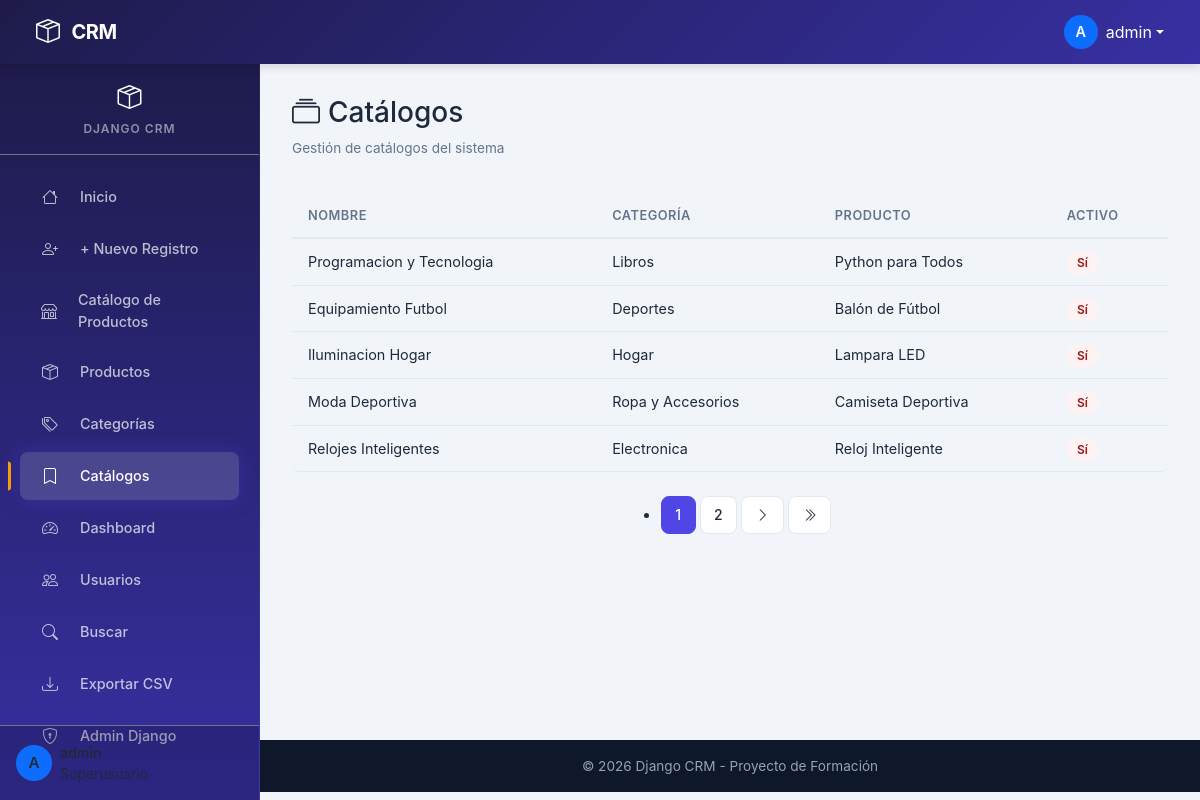
Screenshot of /catalogo/ (signed in) with the database file from the repository.
### catalogo/models.py (models this page shows, shortened)
class Catalogo(BaseModel):
    nombre = models.CharField(max_length=100)
    categoria = models.ForeignKey(Categoria, on_delete=models.CASCADE, related_name="catalogos")
    producto = models.ForeignKey("productos.Producto", on_delete=models.CASCADE, related_name="catalogos")
    activo = models.BooleanField(default=True)
    class Meta:
        verbose_name_plural = "Catalogos"

class Categoria(BaseModel):
    nombre = models.CharField(max_length=100)
    descripcion = models.TextField(blank=True, null=True)
    class Meta:
        verbose_name_plural = "Categorias"

### productos/models.py (models this page shows, shortened)
class Producto(BaseModel):
    nombre = models.CharField(max_length=100)
    descripcion = models.TextField(blank=True, null=True)
    precio = models.DecimalField(max_digits=10, decimal_places=2)
    stock = models.IntegerField(default=0)
    codigo = models.CharField(max_length=50, unique=True)

### catalogo/views.py (the view)
# urls.py: path("", views.listado_catalogos, name="catalogos"),
@login_required
def listado_catalogos(request: HttpRequest) -> HttpResponse:
    catalogos = Catalogo.objects.select_related("categoria", "producto").all().order_by("-id")
    paginator = Paginator(catalogos, 5)
    page = request.GET.get("page")
    catalogos_page = paginator.get_page(page)
    return render(request, "catalogo/catalogos.html", {"catalogos": catalogos_page})

### usuarios/models.py (called while the page is built)
    @property
    def rol(self):
        return self._rol

### website/templatetags/nav_extras.py (called while the page is built)
@register.simple_tag(takes_context=True)
def active_link(context, url_name):
    request: HttpRequest = context.get("request")
    if request and request.resolver_match and request.resolver_match.url_name == url_name:
        return "active"
    return ""

@register.simple_tag(takes_context=True)
def user_has_role(context, *roles):
    request = context.get("request")
    if not request or not request.user.is_authenticated:
        return False
    try:
        profile = request.user.profile
        return profile.rol in roles
    except Exception:
        return False

@register.simple_tag(takes_context=True)
def user_is_superuser(context):
    request = context.get("request")
    return request and request.user.is_authenticated and request.user.is_superuser

### catalogo/templates/catalogo/catalogos.html (shortened to what this page needs)
{% extends 'base.html' %}
{% block content %}
<div class="animate-fade-in">
    <div class="section-title">
        <div>
            <h3><i class="bi bi-collection me-2"></i>Catálogos</h3>
            <p class="subtitle">Gestión de catálogos del sistema</p>
        </div>
    </div>
    {% if catalogos %}
    <div class="table-responsive animate-slide-in">
        <table class="table-crm">
            <thead>
                <tr>
                    <th>Nombre</th>
                    <th>Categoría</th>
                    <th>Producto</th>
                    <th>Activo</th>
                </tr>
            </thead>
            <tbody>
                {% for c in catalogos %}
                <tr>
                    <td data-label="Nombre">{{ c.nombre }}</td>
                    <td data-label="Categoría">{{ c.categoria.nombre }}</td>
                    <td data-label="Producto">{{ c.producto.nombre }}</td>
                    <td data-label="Activo">
                        {% if c.activo %}
                        <span class="badge-crm role-admin">Sí</span>
                        {% else %}
                        <span class="badge-crm role-cliente">No</span>
                        {% endif %}
                    </td>
                </tr>
                {% empty %}
                <tr><td colspan="4" class="text-center text-muted">No hay catálogos</td></tr>
                {% endfor %}
            </tbody>
        </table>
    </div>
    {% if catalogos.has_other_pages %}
    <nav aria-label="Page navigation" class="mt-3">
        <ul class="pagination-crm">
            {% for num in catalogos.paginator.page_range %}
                {% if catalogos.number == num %}
                <li class="page-item active">
                    <span class="page-link">{{ num }}</span>
                </li>
                {% elif num > catalogos.number|add:'-3' and num < catalogos.number|add:'3' %}
                <li class="page-item">
                    <a class="page-link" href="?page={{ num }}">{{ num }}</a>
                </li>
                {% endif %}
            {% endfor %}
            {% if catalogos.has_next %}
            <li class="page-item">
                <a class="page-link" href="?page={{ catalogos.next_page_number }}"><i class="bi bi-chevron-right"></i></a>
            </li>
            <li class="page-item">
                <a class="page-link" href="?page={{ catalogos.paginator.num_pages }}"><i class="bi bi-chevron-double-right"></i></a>
            </li>
            {% endif %}
        </ul>
    </nav>
    {% endif %}
    {% else %}
    <div class="empty-state">
        <div class="empty-icon"><i class="bi bi-collection"></i></div>
        <h5>No hay catálogos</h5>
        <p class="text-muted">Aún no se han registrado catálogos.</p>
    </div>
    {% endif %}
</div>
{% endblock %}

### website/templates/navbar.html (shortened to what this page needs)
<nav class="navbar navbar-crm navbar-expand-lg sticky-top">
    <div class="container-fluid">
        <a class="navbar-brand" href="{% url 'home' %}">
            <i class="bi bi-box-seam me-1"></i> CRM
        </a>
        <div class="d-flex align-items-center ms-auto">
            {% if user.is_authenticated %}
            <div class="dropdown">
                <a class="text-white text-decoration-none d-flex align-items-center dropdown-toggle" href="#" id="userDropdown" role="button" data-bs-toggle="dropdown" aria-expanded="false">
                    <span class="avatar rounded-circle d-flex align-items-center justify-content-center me-2" style="width: 34px; height: 34px; background: var(--bs-primary, #0d6efd); font-weight: 600; font-size: 0.9rem;">
                        {{ user.username|first|upper }}
                    </span>
                    <span class="d-none d-md-inline">{{ user.username }}</span>
                </a>
            </div>
            {% else %}
            <div class="d-flex gap-2 d-none d-lg-flex">
                <a class="btn btn-outline-light btn-sm" href="{% url 'register' %}"><i class="bi bi-person me-1"></i>Registrar</a>
                <a class="btn btn-crm btn-sm" href="{% url 'login' %}"><i class="bi bi-box-arrow-in-right me-1"></i>Iniciar Sesión</a>
            </div>
            {% endif %}
        </div>
    </div>
</nav>

### website/templates/sidebar.html (shortened to what this page needs)
{% if user.is_authenticated %}
<div class="d-none d-lg-flex flex-column sidebar-crm">
    <div class="sidebar-header text-center py-3 border-bottom border-secondary">
        <a href="{% url 'home' %}" class="text-white text-decoration-none">
            <i class="bi bi-box-seam fs-4"></i>
            <span class="d-block small fw-semibold mt-1">Django CRM</span>
        </a>
    </div>
    {% include 'sidebar_menu.html' %}
    <div class="sidebar-footer mt-auto p-3 border-top border-secondary">
        <div class="d-flex align-items-center">
            <span class="avatar rounded-circle d-flex align-items-center justify-content-center me-2 flex-shrink-0" style="width: 36px; height: 36px; background: var(--bs-primary, #0d6efd); font-weight: 600; font-size: 0.95rem;">
                {{ user.username|first|upper }}
            </span>
            <div class="text-truncate">
                <div class="small fw-semibold text-truncate">{{ user.username }}</div>
                <div class="small text-secondary-emphasis text-truncate">
                </div>
            </div>
        </div>
    </div>
</div>
{% endif %}

### website/templates/static/css/custom.css (style rules this page uses)
:root { --primary: #4F46E5; --primary-dark: #3730A3; --primary-light: #818CF8; --secondary: #0EA5E9; --accent: #F59E0B; --success: #10B981; --danger: #EF4444; --warning: #F59E0B; --info: #06B6D4; --dark: #0F172A; --dark-sidebar: #1E1B4B; --dark-sidebar-hover: #312E81; --body-bg: #F1F5F9; --card-bg: #FFFFFF; --text-primary: #1E293B; --text-secondary: #64748B; --text-muted: #94A3B8; --border-color: #E2E8F0; --sidebar-width: 260px; --sidebar-collapsed: 0px; --navbar-height: 64px; --radius: 12px; --radius-sm: 8px; --radius-lg: 16px; --shadow: 0 1px 3px rgba(0,0,0,0.06), 0 1px 2px rgba(0,0,0,0.04); --shadow-md: 0 4px 6px rgba(0,0,0,0.05), 0 10px 15px rgba(0,0,0,0.03); --shadow-lg: 0 10px 25px rgba(0,0,0,0.08); --transition: all 0.3s cubic-bezier(0.4, 0, 0.2, 1); --font-sans: 'Inter', -apple-system, BlinkMacSystemFont, 'Segoe UI', system-ui, sans-serif; --glow-rgb: 99 102 241; --cool-star-rgb: 99 102 241; --cool-dark-rgb: 55 48 163; --cool-bg-rgb: 15 23 42; }
* { box-sizing: border-box; }
body { font-family: var(--font-sans); background: var(--body-bg); color: var(--text-primary); min-height: 100vh; margin: 0; padding: 0; }
.navbar-crm { background: linear-gradient(135deg, var(--dark-sidebar) 0%, var(--primary-dark) 100%) !important; min-height: var(--navbar-height); padding: 0 1.5rem; box-shadow: 0 2px 10px rgba(0,0,0,0.15); z-index: 1030; }
.navbar-crm .navbar-brand { font-weight: 700; font-size: 1.25rem; letter-spacing: -0.5px; color: #fff; display: flex; align-items: center; gap: 0.5rem; }
.navbar-crm .navbar-brand i { font-size: 1.5rem; }
.navbar-crm .avatar { width: 36px; height: 36px; border-radius: 50%; background: var(--primary-light); display: flex; align-items: center; justify-content: center; color: #fff; font-weight: 700; font-size: 0.9rem; }
.sidebar-crm { position: fixed; top: var(--navbar-height); left: 0; width: var(--sidebar-width); height: calc(100vh - var(--navbar-height)); background: linear-gradient(180deg, var(--dark-sidebar) 0%, var(--primary-dark) 100%); z-index: 1020; overflow-y: auto; overflow-x: hidden; transition: var(--transition); border-right: 1px solid rgba(255,255,255,0.05); }
.sidebar-crm .sidebar-header { padding: 1rem 1.25rem; border-bottom: 1px solid rgba(255,255,255,0.08); margin-bottom: 0.5rem; }
.sidebar-crm .sidebar-header span { color: rgba(255,255,255,0.5); font-size: 0.75rem; text-transform: uppercase; letter-spacing: 1px; font-weight: 600; }
.sidebar-crm .sidebar-footer { position: sticky; bottom: 0; padding: 1rem; background: rgba(0,0,0,0.2); border-top: 1px solid rgba(255,255,255,0.08); }
.table-crm { width: 100%; border-collapse: separate; border-spacing: 0; }
.table-crm thead th { background: var(--body-bg); color: var(--text-secondary); font-weight: 600; font-size: 0.8rem; text-transform: uppercase; letter-spacing: 0.5px; padding: 0.75rem 1rem; border-bottom: 2px solid var(--border-color); white-space: nowrap; }
.table-crm tbody td { padding: 0.75rem 1rem; border-bottom: 1px solid var(--border-color); vertical-align: middle; font-size: 0.9rem; }
.table-crm tbody tr { transition: var(--transition); }
.table-crm tbody tr:last-child td:first-child { border-radius: 0 0 0 var(--radius-sm); }
.table-crm tbody tr:last-child td:last-child { border-radius: 0 0 var(--radius-sm) 0; }
.pagination-crm { display: flex; gap: 0.3rem; justify-content: center; margin-top: 1.5rem; }
.pagination-crm .page-item .page-link { border: 1px solid var(--border-color); padding: 0.45rem 0.85rem; border-radius: var(--radius-sm); color: var(--text-primary); font-weight: 500; font-size: 0.875rem; transition: var(--transition); background: var(--card-bg); }
.pagination-crm .page-item.active .page-link { background: var(--primary); border-color: var(--primary); color: #fff; }
.section-title { font-size: 1.35rem; font-weight: 700; color: var(--text-primary); margin-bottom: 1.25rem; display: flex; align-items: center; gap: 0.5rem; }
.section-title .subtitle { font-size: 0.85rem; font-weight: 400; color: var(--text-secondary); }
.badge-crm { padding: 0.25rem 0.65rem; border-radius: 20px; font-size: 0.75rem; font-weight: 600; }
.badge-crm.role-admin { background: #FEF2F2; color: #991B1B; }
.animate-fade-in { animation: fadeIn 0.4s ease; }
.animate-slide-in { animation: slideIn 0.3s ease; }

### rows the page displays
Catalogo: nombre "Programacion y Tecnologia", categoria.nombre "Libros", producto.nombre "Python para Todos", activo "Sí"
Catalogo: nombre "Equipamiento Futbol", categoria.nombre "Deportes", producto.nombre "Balón de Fútbol", activo "Sí"
Catalogo: nombre "Iluminacion Hogar", categoria.nombre "Hogar", producto.nombre "Lampara LED", activo "Sí"
Catalogo: nombre "Moda Deportiva", categoria.nombre "Ropa y Accesorios", producto.nombre "Camiseta Deportiva", activo "Sí"
Catalogo: nombre "Relojes Inteligentes", categoria.nombre "Electronica", producto.nombre "Reloj Inteligente", activo "Sí"

### other values shown
{{ user.username|first|upper }} "A"
{{ user.username }} "admin"
{{ num }} "1"
{{ num }} "2"
